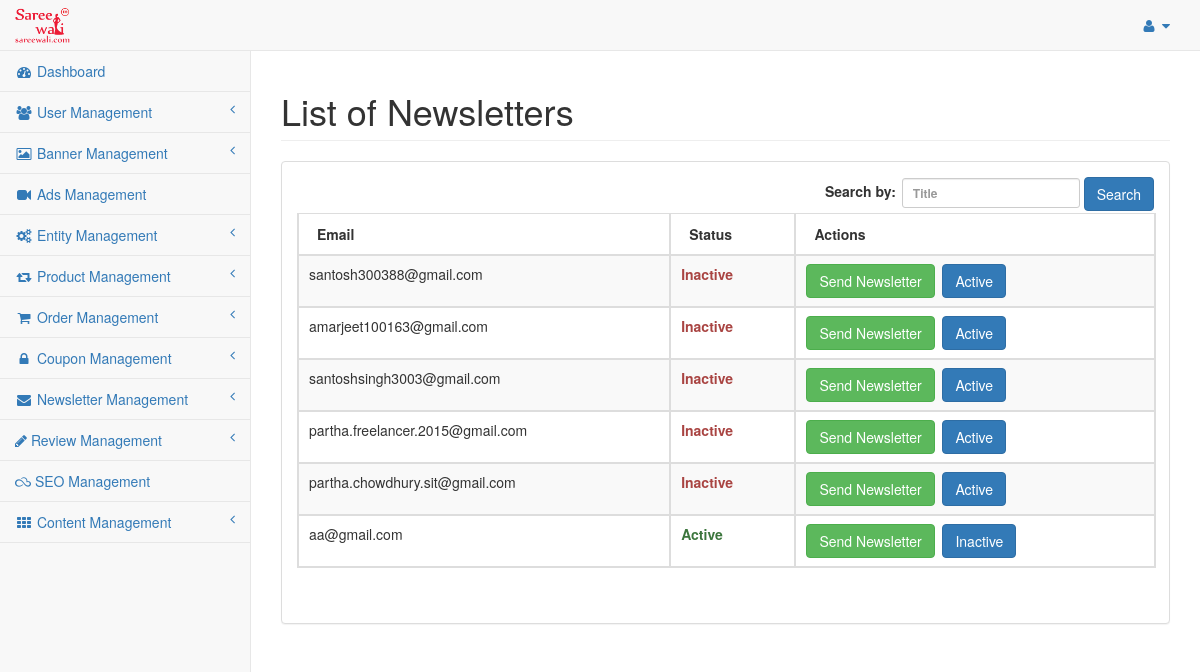
The app's page /index.php/admin/user/newsletter with its own data.
### tables this page shows
CREATE TABLE `saree_settings` (
  `settings_id` int(11) NOT NULL,
  `sitename` varchar(255) NOT NULL,
  `siteaddress` varchar(255) NOT NULL,
  `logoname` varchar(255) NOT NULL,
  `logopathname` varchar(255) NOT NULL,
  `facebook_page_url` varchar(255) NOT NULL,
  `gst_no` varchar(255) NOT NULL,
  `date_added` int(11) NOT NULL
);

CREATE TABLE `saree_newsletter` (
  `newsletter_id` int(11) NOT NULL,
  `email` varchar(255) NOT NULL,
  `status` enum('Y','N') NOT NULL DEFAULT 'N',
  `date_added` int(11) NOT NULL,
  `date_modified` int(11) NOT NULL
);

### application/models/Defaultdata.php (called while the page is built, shortened)
<?php
class Defaultdata extends CI_Model {
	private $mydata = array();
	public function getBackendDefaultData()
	{
		$this->mydata["tot_segments"] = $this->getUrlSegments();
		$this->mydata['general_settings'] = $this->grabSettingData();
		$this->mydata['admin_profile'] = $this->grabProfileData();
		$this->mydata["sidebar"] = $this->load->view('admin/partials/sidebar', null, true);
		$this->data = $this->mydata;
		$this->headerdata = $this->mydata;
		$this->data["header"] = $this->load->view('admin/partials/header', $this->headerdata, true);
		$this->data["head"] = $this->load->view('admin/partials/head', $this->headerdata, true);
		$this->data["footer"] = $this->load->view('admin/partials/footer', null, true);
		return $this->data;
	}
	public function getUrlSegments()
	{
		$all_segment=$this->uri->segment_array();
		return $all_segment;
	}
	public function grabSettingData(){
		$query = $this->db->get(TABLE_SETTINGS);
		return $query->row();
	}
	public function grabProfileData(){
		$query = $this->db->get(TABLE_ADMIN);
		return $query->row();
	}
}
?>

### application/controllers/admin/User.php (called while the page is built, shortened)
<?php
	class User extends CI_Controller {
		public $data = array();
		public function __construct(){
			$this->load->model('userdata');
			$this->load->model('adsdata');
			$this->data = $this->defaultdata->getBackendDefaultData();
		}
		public function newsletter(){
			$like = array();
			parse_str($_SERVER['QUERY_STRING'], $like);
			unset($like['page']);
			$search_key = $this->input->get('email');
			if(isset($search_key) && $search_key){
				$this->data['search_key'] = $search_key;
			}else{
				$this->data['search_key'] = '';
			}
			$list = $this->userdata->get_newsletter();
			$config['base_url'] = base_url('admin/newsletter');
			$config['total_rows'] = count($list);
			$pagination = $this->config->item('pagination');
			$pagination = array_merge($config, $pagination);
			$this->pagination->initialize($pagination);
			$this->data['page'] = ($this->input->get('page')) ? $this->input->get('page') : 0;
			$this->data['pagination'] = $this->pagination->create_links();
			$list = $this->userdata->get_newsletter(array(), array(PAGINATION_PER_PAGE, $this->data['page']), $like);
			$this->data['news'] = $list;
			$this->load->view('admin/newsletter', $this->data);
		}
	}
?>

### index.php (called while the page is built, shortened)
<?php
require_once BASEPATH.'core/CodeIgniter.php';

### application/models/Userdata.php (called while the page is built, shortened)
<?php
class Userdata extends CI_Model {
	public function get_newsletter($cond = array(), $limit = array(), $like = array(), $where = null){
		if(!empty($limit)){
			$per_page = $limit[0];
			$offset = $limit[1];
			$start = max(0, ( $offset -1 ) * $per_page);
			$this->db->limit($per_page, $start);
		}
		$query = $this->db->get(TABLE_NEWLETTER);
		return $query->result();
	}
}

### application/views/admin/newsletter.php (the view, shortened to what this page needs)
<?php echo $head;?>
<div id="wrapper">
	<?php echo $header;?>
	<div id="page-wrapper" style="min-height: 374px;">
          <div class="row">
              <div class="col-lg-12">
                  <h1 class="page-header">List of Newsletters</h1>
              </div>
          </div>
          <div class="row">
              <div class="col-lg-12">
                  <div class="panel panel-default">
				<div class="panel-body">
					<div id="dataTables-example_wrapper" class="dataTables_wrapper form-inline dt-bootstrap no-footer">
					  <div class="row">
						 <div class="col-sm-6">&nbsp;</div>
						 <div class="col-sm-6">
							<form action="<?php echo base_url('admin/newsletter');?>" method="GET" role="form">
								<div id="dataTables-example_filter" class="dataTables_filter">
									<label>Search by:<input name="email" type="search" class="form-control input-sm" placeholder="Title" aria-controls="dataTables-example" id="user-search" value="<?php if(isset($search_key)){echo $search_key;}?>"></label>
									<button type="submit" class="btn btn-primary">Search</button>
								</div>
							</form>
						 </div>
					  </div>
					  <div class="row">
						 <div class="col-sm-12">
							<table width="100%" class="table table-striped table-bordered table-hover dataTable no-footer dtr-inline" id="dataTables-example" role="grid" aria-describedby="dataTables-example_info" style="width: 100%;">
							   <thead>
								  <tr role="row">
									 <th>Email</th>
									 <th>Status</th>
									 <th>Actions</th>
								  </tr>
							   </thead>
							   <tbody>
							    <?php if(!empty($news)){ ?>
								<?php foreach($news AS $detail) {?>
								  <tr class="gradeA odd" role="row">
									 <td><?php echo $detail->email;?></td>
									 <td class="center"><?php echo ($detail->status == 'Y' ? '<strong class="text-success">Active</strong>' : '<strong class="text-danger">Inactive</strong>');?></td>
									 <td class="center">
										<a href="#" class="btn btn-success" title="Send Newsletter">Send Newsletter</a>&nbsp;
										<?php
											if($detail->status == 'Y'){
										?>
										<a href="<?php echo base_url('admin/user/newsletter_edit/'.$detail->newsletter_id.'/N');?>" class="btn btn-primary" title="Send Newsletter">Inactive</a>
										<?php
										}else{
										?>
										<a href="<?php echo base_url('admin/user/newsletter_edit/'.$detail->newsletter_id.'/Y');?>" class="btn btn-primary" title="Send Newsletter">Active</a>
										<?php
										}
										?>
									</td>
								  </tr>
								  <?php } ?>
								  <?php }else{ ?>
								  <tr class="gradeA odd" role="row"><td colspan="3" style="text-align:center;">No records found</td></tr>
								  <?php } ?>
							   </tbody>
							</table>
						 </div>
					  </div>
					</div>
					</div>
                  </div>
              </div>
          </div>
      </div>
</div>
<?php echo $footer; ?>

### application/views/admin/partials/header.php (shortened to what this page needs)
<nav class="navbar navbar-default navbar-static-top" role="navigation" style="margin-bottom: 0">
	<div class="navbar-header">
		<a class="navbar-brand" href="<?php echo base_url('admin/dashboard');?>">
			<?php
				if(isset($general_settings->logoname) && file_exists(UPLOAD_RELATIVE_LOGO_PATH.$general_settings->logoname)){
			?>
				<img src="<?php echo UPLOAD_LOGO_PATH.$general_settings->logoname.'?v='.time();?>" width="230" height="50">
			<?php
				}
			?>
		</a>
	</div>
	<ul class="nav navbar-top-links navbar-right">
		<li class="dropdown">
			<a class="dropdown-toggle" data-toggle="dropdown" href="#">
				<i class="fa fa-user fa-fw"></i> <i class="fa fa-caret-down"></i>
			</a>
		</li>
	</ul>
	<?php echo $sidebar; ?>
</nav>

### assets/styles/sb-admin-2.css (style rules this page uses)
body { background-color: #f8f8f8; }
#wrapper { width: 100%; }
#page-wrapper { padding: 0 15px; min-height: 568px; background-color: white; }
@media (min-width: 768px) { #page-wrapper { position: inherit; margin: 0 0 0 250px; padding: 0 30px; border-left: 1px solid #e7e7e7; } }
.navbar-top-links { margin-right: 0; }
.navbar-top-links li { display: inline-block; }
.navbar-top-links li:last-child { margin-right: 15px; }
.navbar-top-links li a { padding: 15px; min-height: 50px; }
.navbar-default .navbar-brand { padding: 5px 15px; }
.navbar-brand img { max-height:40px; width:auto; }
table.dataTable thead th, table.dataTable thead td { border-bottom: 1px solid #ddd !important; }
table.dataTable.no-footer { border-bottom: 1px solid #ddd !important; }

### records on screen
saree_settings: logoname (picture)
saree_newsletter: email "santosh300388@gmail.com", status "Inactive"
saree_newsletter: email "amarjeet100163@gmail.com", status "Inactive"
saree_newsletter: email "santoshsingh3003@gmail.com", status "Inactive"
saree_newsletter: email "partha.freelancer.2015@gmail.com", status "Inactive"
saree_newsletter: email "partha.chowdhury.sit@gmail.com", status "Inactive"
saree_newsletter: email "aa@gmail.com", status "Active"
